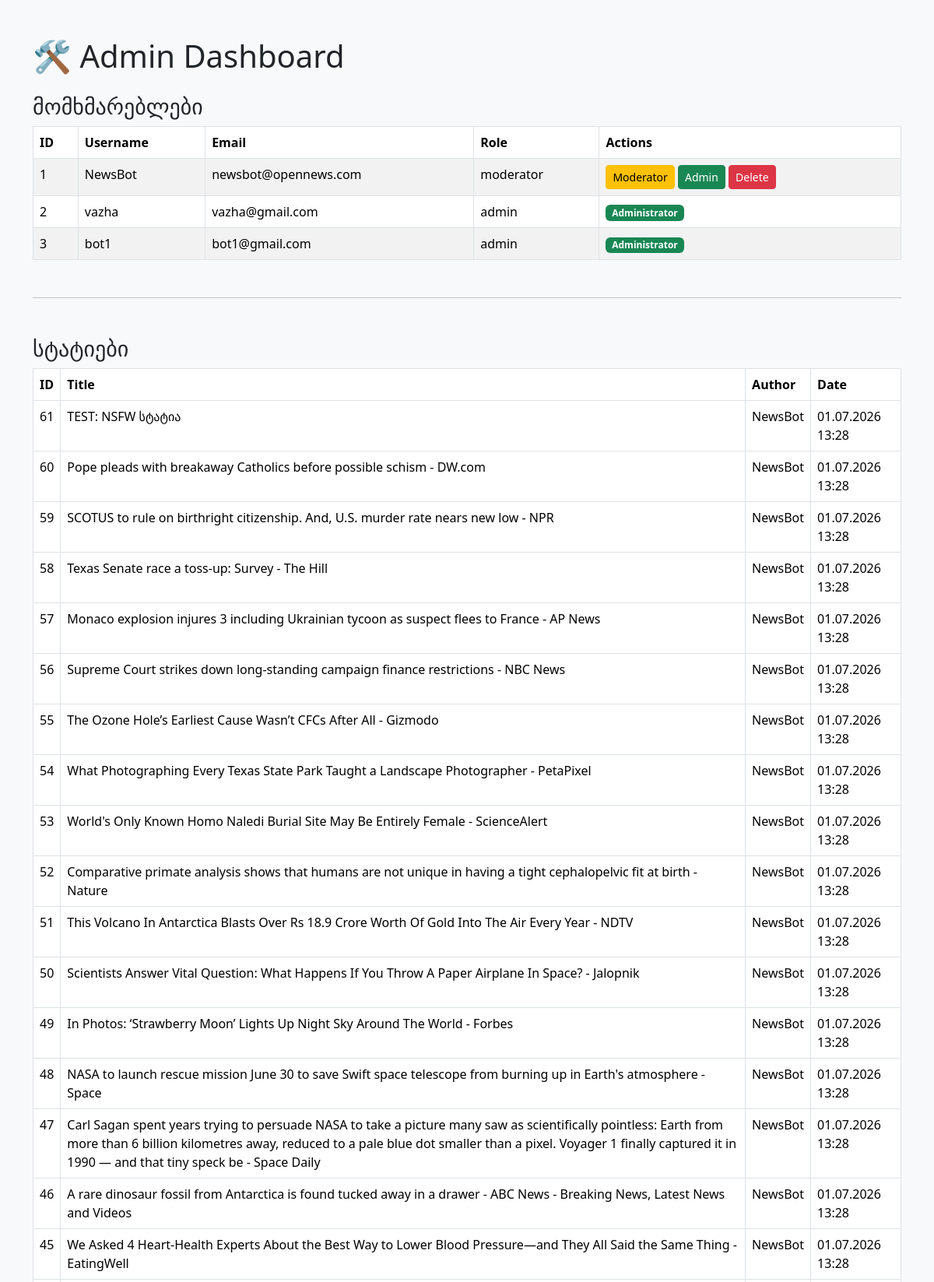
The app's page /admin (signed in, upper part) with its own data.
### models.py (models this page shows, shortened)
class User(db.Model, UserMixin):
    id = db.Column(db.Integer, primary_key=True)
    username = db.Column(db.String(80), unique=True, nullable=False)
    email = db.Column(db.String(120), unique=True, nullable=False)
    password_hash = db.Column(db.String(200), nullable=False)
    avatar = db.Column(db.String(200), nullable=True)
    created_at = db.Column(db.DateTime, default=datetime.utcnow)
    birth_date = db.Column(db.Date, nullable=True)
    role = db.Column(db.String(20), default="user")
    @property
    def is_admin(self):
        return self.role == 'admin'
    posts = db.relationship('Post', backref='author', lazy=True)

class Post(db.Model):
    id = db.Column(db.Integer, primary_key=True)
    title = db.Column(db.String(200), nullable=False)
    content = db.Column(db.Text, nullable=False)
    category = db.Column(db.String(50), nullable=False, default='ზოგადი')
    image_url = db.Column(db.String(500), nullable=True)
    image_filename = db.Column(db.String(200), nullable=True)
    youtube_url = db.Column(db.String(200), nullable=True)
    created_at = db.Column(db.DateTime, default=datetime.utcnow)
    author_id = db.Column(db.Integer, db.ForeignKey('user.id'), nullable=False)
    is_nsfw = db.Column(db.Boolean, default=False)
    views = db.Column(db.Integer, default=0)
    comments = db.relationship('Comment', backref='post', lazy=True, cascade='all, delete-orphan')
    likes = db.relationship('Like', backref='post', lazy=True, cascade='all, delete-orphan')

### admin.py (the view)
@admin_bp.route('/admin')
@login_required
@admin_required
def dashboard():
    users = User.query.all()
    posts = Post.query.order_by(Post.created_at.desc()).all()
    return render_template('admin/dashboard.html', users=users, posts=posts)

### admin.py (called while the page is built)
def admin_required(f):
    from functools import wraps
    @wraps(f)
    def decorated(*args, **kwargs):
        if not current_user.is_authenticated or not current_user.is_admin:
            abort(403)
        return f(*args, **kwargs)
    return decorated

### app.py (called while the page is built)
@login_manager.user_loader
def load_user(user_id):
    return db.session.get(User, int(user_id))

### templates/admin/dashboard.html (shortened to what this page needs)
<!DOCTYPE html>
<html lang="ka">
<head>
    <link href="https://cdn.jsdelivr.net/npm/bootstrap@5.3.3/dist/css/bootstrap.min.css" rel="stylesheet">
</head>
<body class="bg-light">
<div class="container mt-5">
    <h1 class="mb-4">🛠 Admin Dashboard</h1>
    <h3>მომხმარებლები</h3>
    <table class="table table-bordered table-striped">
        <thead>
            <tr>
                <th>ID</th>
                <th>Username</th>
                <th>Email</th>
                <th>Role</th>
                <th>Actions</th>
            </tr>
        </thead>
        <tbody>
        {% for user in users %}
            <tr>
                <td>{{ user.id }}</td>
                <td>{{ user.username }}</td>
                <td>{{ user.email }}</td>
                <td>{{ user.role }}</td>
                <td>
                    {% if not user.is_admin %}
                        <a href="{{ url_for('admin.set_role', user_id=user.id, role='moderator') }}"
                           class="btn btn-warning btn-sm">
                            Moderator
                        </a>
                        <a href="{{ url_for('admin.set_role', user_id=user.id, role='admin') }}"
                           class="btn btn-success btn-sm">
                            Admin
                        </a>
                        <a href="{{ url_for('admin.delete_user', user_id=user.id) }}"
                           class="btn btn-danger btn-sm"
                           onclick="return confirm('ნამდვილად წავშალო?')">
                            Delete
                        </a>
                    {% else %}
                        <span class="badge bg-success">Administrator</span>
                    {% endif %}
                </td>
            </tr>
        {% endfor %}
        </tbody>
    </table>
    <hr class="my-5">
    <h3>სტატიები</h3>
    <table class="table table-bordered">
        <thead>
            <tr>
                <th>ID</th>
                <th>Title</th>
                <th>Author</th>
                <th>Date</th>
            </tr>
        </thead>
        <tbody>
        {% for post in posts %}
            <tr>
                <td>{{ post.id }}</td>
                <td>{{ post.title }}</td>
                <td>{{ post.author.username }}</td>
                <td>{{ post.created_at.strftime('%d.%m.%Y %H:%M') }}</td>
            </tr>
        {% endfor %}
        </tbody>
    </table>
</div>
</body>
</html>

### records on screen
User: id "1", username "NewsBot", email "newsbot@opennews.com", role "moderator"
User: id "2", username "vazha", email "vazha@gmail.com", role "admin", shows "Administrator"
User: id "3", username "bot1", email "bot1@gmail.com", role "admin", shows "Administrator"
Post: id "61", title "TEST: NSFW სტატია", author.username "NewsBot", created_at "01.07.2026 13:28"
Post: id "60", title "Pope pleads with breakaway Catholics before possible schism - DW.com", author.username "NewsBot", created_at "01.07.2026 13:28"
Post: id "59", title "SCOTUS to rule on birthright citizenship. And, U.S. murder rate nears new low - NPR", author.username "NewsBot", created_at "01.07.2026 13:28"
Post: id "58", title "Texas Senate race a toss-up: Survey - The Hill", author.username "NewsBot", created_at "01.07.2026 13:28"
Post: id "57", title "Monaco explosion injures 3 including Ukrainian tycoon as suspect flees to France - AP News", author.username "NewsBot", created_at "01.07.2026 13:28"
Post: id "56", title "Supreme Court strikes down long-standing campaign finance restrictions - NBC News", author.username "NewsBot", created_at "01.07.2026 13:28"
Post: id "55", title "The Ozone Hole’s Earliest Cause Wasn’t CFCs After All - Gizmodo", author.username "NewsBot", created_at "01.07.2026 13:28"
Post: id "54", title "What Photographing Every Texas State Park Taught a Landscape Photographer - PetaPixel", author.username "NewsBot", created_at "01.07.2026 13:28"
Post: id "53", title "World's Only Known Homo Naledi Burial Site May Be Entirely Female - ScienceAlert", author.username "NewsBot", created_at "01.07.2026 13:28"
Post: id "52", title "Comparative primate analysis shows that humans are not unique in having a tight cephalopelvic fit at birth - Nature", author.username "NewsBot", created_at "01.07.2026 13:28"
Post: id "51", title "This Volcano In Antarctica Blasts Over Rs 18.9 Crore Worth Of Gold Into The Air Every Year - NDTV", author.username "NewsBot", created_at "01.07.2026 13:28"
Post: id "50", title "Scientists Answer Vital Question: What Happens If You Throw A Paper Airplane In Space? - Jalopnik", author.username "NewsBot", created_at "01.07.2026 13:28"
Post: id "49", title "In Photos: ‘Strawberry Moon’ Lights Up Night Sky Around The World - Forbes", author.username "NewsBot", created_at "01.07.2026 13:28"
Post: id "48", title "NASA to launch rescue mission June 30 to save Swift space telescope from burning up in Earth's atmosphere - Space", author.username "NewsBot", created_at "01.07.2026 13:28"
Post: id "47", title "Carl Sagan spent years trying to persuade NASA to take a picture many saw as scientifically pointless: Earth from more than 6 billion kilometres away, reduced to a pale blue dot smaller than a pixel. Voyager 1 finally captured it in 1990 — and that tiny speck be - Space Daily", author.username "NewsBot", created_at "01.07.2026 13:28"
Post: id "46", title "A rare dinosaur fossil from Antarctica is found tucked away in a drawer - ABC News - Breaking News, Latest News and Videos", author.username "NewsBot", created_at "01.07.2026 13:28"
Post: id "45", title "We Asked 4 Heart-Health Experts About the Best Way to Lower Blood Pressure—and They All Said the Same Thing - EatingWell", author.username "NewsBot", created_at "01.07.2026 13:28"
